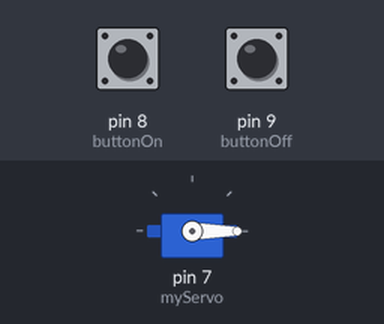
A sketch run on a simulated Arduino Uno, built with avr-gcc and run on an emulated ATmega328P. Shown: servo. Inputs (shaded band) come from the test bench; at power-on: pin 8 (buttonOn) LOW, pin 9 (buttonOff) LOW.

Above: at 1.2 s.
1.3 s: pin 8 (buttonOn) pulled HIGH for 0.15 s
4.3 s: pin 9 (buttonOff) pulled HIGH for 0.15 s
At 5.5 s:
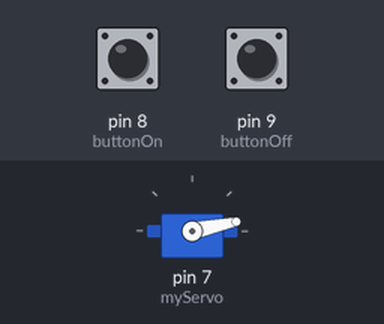
5.9 s: pin 8 (buttonOn) pulled HIGH for 1 s
At 7.21 s:
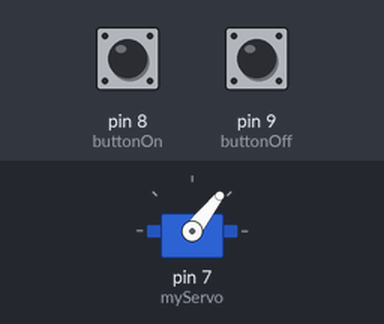
9.1 s: pin 9 (buttonOff) pulled HIGH for 1 s
At 10.2 s:
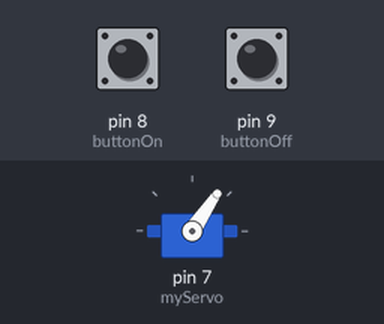
Timing chart, 0 to 12.1 s (numbered marks = the images above; inputs shaded):
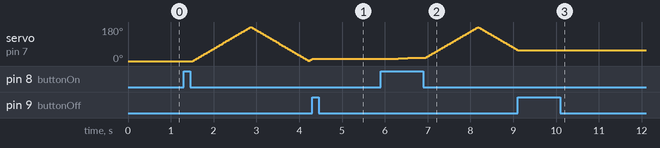

The sketch:

servo-random.ino
```cpp
#include <Servo.h>

Servo myServo;

const int buttonOn  = 8;
const int buttonOff = 9;

bool running = false;    // Status servo (jalan atau mati)
int angle = 0;           // Posisi awal
int stepVal = 2;         // Kecepatan gerak (2° per loop)

void setup() {
  myServo.attach(7);
  pinMode(buttonOn, INPUT);   // Karena rangkaian pakai pull-down resistor
  pinMode(buttonOff, INPUT);

  myServo.write(0);           // Start diem
}

void loop() {

  // ==== ON DITEKAN → START SERVO GERAK BOLAK-BALIK ====
  if (digitalRead(buttonOn) == HIGH) {
    running = true;
    delay(200);
  }

  // ==== OFF DITEKAN → STOP ====
  if (digitalRead(buttonOff) == HIGH) {
    running = false;
    myServo.write(angle);  // servo berhenti di posisi terakhir
    delay(200);
  }

  // ==== JIKA RUNNING ====
  if (running) {
    myServo.write(angle);   // gerak servo

    angle += stepVal;       // tambah/kurangi sudut

    // Balik arah kalau sampai ujung
    if (angle >= 180 || angle <= 0) {
      stepVal = -stepVal;
    }

    delay(15);  // smooth gerak
  }
}
```

Measured:
- after the input at 4.3 s, servo on pin 7 (myServo): goes on until 4.3 s, then stays 12°
- after the input at 5.9 s, servo on pin 7 (myServo): rises from 12° to 180° in 1.9 s, then falls to 60° in 0.91 s
- after the input at 9.1 s, servo on pin 7 (myServo): goes on until 9.1 s, then stays 56°
